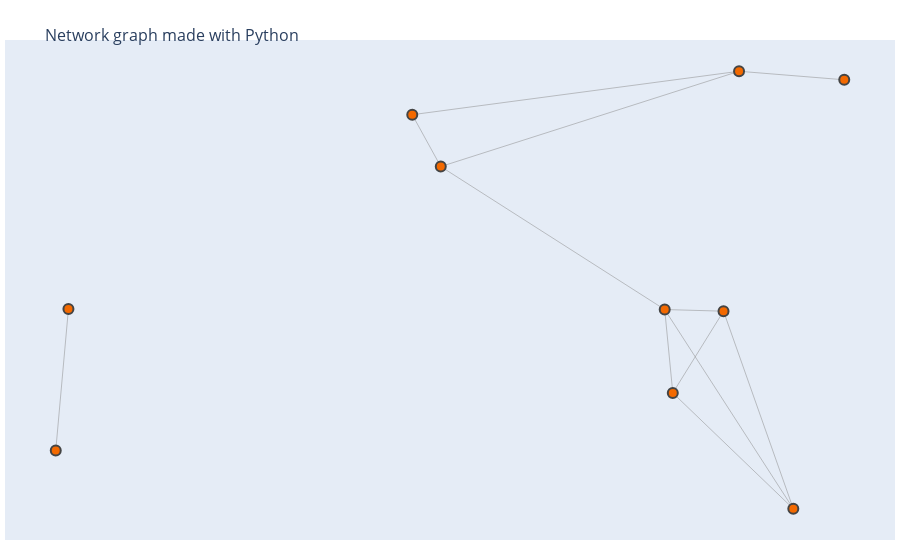

Here is the notebook cell this chart was saved with:
### Code cell
map_10 = load_map_10()
show_map(map_10)

### Figure 1 — Plotly figure (JSON) as saved in the notebook; plotly's stock layout.template omitted (floating-point values rounded to 4 significant figures)
{"data": [{"hoverinfo": "none", "line": {"color": "#888", "width": 0.5}, "mode": "lines", "type": "scatter", "x": [0.7799, 0.4625, null, 0.7799, 0.882, null, 0.7799, 0.4902, null, 0.7648, 0.8326, null, 0.7648, 0.7077, null, 0.7648, 0.7155, null, 0.7155, 0.8326, null, 0.7155, 0.7077, null, 0.7077, 0.4902, null, 0.7077, 0.8326, null, 0.4902, 0.4625, null, 0.1162, 0.1285, null], "y": [0.6923, 0.6258, null, 0.6923, 0.6792, null, 0.6923, 0.5465, null, 0.3253, 0.02311, null, 0.3253, 0.3278, null, 0.3253, 0.2003, null, 0.2003, 0.02311, null, 0.2003, 0.3278, null, 0.3278, 0.5465, null, 0.3278, 0.02311, null, 0.5465, 0.6258, null, 0.1124, 0.3286, null]}, {"hoverinfo": "text", "marker": {"color": [0, 0, 0, 0, 0, 0, 0, 0, 0, 0], "colorbar": {"thickness": 15, "title": {"side": "right", "text": "Node Connections"}, "xanchor": "left"}, "colorscale": [[0, "rgb(0,0,0)"], [0.3333, "rgb(230,0,0)"], [0.6667, "rgb(255,210,0)"], [1, "rgb(255,255,255)"]], "line": {"width": 2}, "reversescale": true, "showscale": false, "size": 10}, "mode": "markers", "text": ["Intersection 0", "Intersection 1", "Intersection 2", "Intersection 3", "Intersection 4", "Intersection 5", "Intersection 6", "Intersection 7", "Intersection 8", "Intersection 9"], "type": "scatter", "x": [0.7799, 0.7648, 0.7155, 0.7077, 0.8326, 0.4902, 0.882, 0.4625, 0.1162, 0.1285], "y": [0.6923, 0.3253, 0.2003, 0.3278, 0.02311, 0.5465, 0.6792, 0.6258, 0.1124, 0.3286]}], "layout": {"hovermode": "closest", "margin": {"b": 20, "l": 5, "r": 5, "t": 40}, "showlegend": false, "title": {"font": {"size": 16}, "text": "<br>Network graph made with Python"}, "xaxis": {"showgrid": false, "showticklabels": false, "zeroline": false}, "yaxis": {"showgrid": false, "showticklabels": false, "zeroline": false}}}
